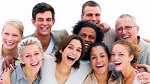
//> input picture FaceDetection/test1.jpg, 150 x 84 px
$ ./main   (built with g++ and OpenCV 4)
//> lines starting //> are read from the running program, lines starting //| are printed output that depends on the picture; after the words box and inside, x2 and y2 are one past the last pixel; in counts of white or black regions, pixels touching at a corner belong together
#include <opencv2/objdetect/objdetect.hpp>
#include <opencv2/highgui/highgui.hpp>
#include <opencv2/imgproc/imgproc.hpp>
#include "opencv2/core/core.hpp"
#include <opencv2/nonfree/features2d.hpp>

#include <iostream>
#include <stdio.h>

#define PI 3.14159265

using namespace std;
using namespace cv;

Mat visual_orientation (Mat ori, Size winSize, int cellSize, float scale) {

	//Initialize
	Mat result(Size(ori.cols, ori.rows),CV_8UC3);
	result = Scalar(0,0,0);

	int col = winSize.width / cellSize;
    int row = winSize.height / cellSize;

	float temp[2] = {0};

	float*** ori_vec = new float**[row];
	for(int i = 0; i < row; i++) {
		ori_vec[i] = new float*[col];
		for(int j = 0; j < col; j++) {
			ori_vec[i][j] = new float[2];
		}
	}

	//float rm = 0;
	//float im = 0;

	//Get average V(x,y) for each cell
	for(int i = 0; i < row; i++) {
		for(int j = 0; j < col; j++) {
			for(int k = 0; k < cellSize; k++) {
				for(int p = 0; p < cellSize; p++) {
					temp[0] += ori.at<Vec2f>(i * cellSize + k, j * cellSize + p)[0];
					temp[1] += ori.at<Vec2f>(i * cellSize + k, j * cellSize + p)[1];
				}
			}
			ori_vec[i][j][0] = temp[0] / (float)(cellSize * cellSize);
			ori_vec[i][j][1] = temp[1] / (float)(cellSize * cellSize);
			temp[0] = 0;
			temp[1] = 0;
			//rm = rm > ori_vec[i][j][0]? rm : ori_vec[i][j][0];
			//im = im > ori_vec[i][j][1]? im : ori_vec[i][j][1];
		}
	}
		  //cout << rm << " and " << im << "\n";

	//Draw
	for(int y = 0; y < row; y++)
		for(int x = 0; x < col; x++) {

			if (ori_vec[y][x][0] == 0 && ori_vec[y][x][1] == 0)
                    continue;

			int draw_x = x * cellSize;
			int draw_y = y * cellSize;
			int m_x = draw_x + cellSize/2;
            int m_y = draw_y + cellSize/2;

			float x1 = m_x - ori_vec[y][x][0] * scale;
            float y1 = m_y - ori_vec[y][x][1] * scale;
            float x2 = m_x + ori_vec[y][x][0] * scale;
            float y2 = m_y + ori_vec[y][x][1] * scale;

			line(result, Point(x1, y1), Point(x2, y2), CV_RGB(255,255,255));
		}

	return result;
}

Mat orientationVector (Mat src, int ddepth, int scale, int delta, float thresh_strength) {
	 /// Generate grad_x and grad_y
	  Mat grad_x, grad_y;
	  Mat strength, direction;
	  Mat display;
	  Mat orientation(src.rows, src.cols, CV_32FC2, Scalar(0, 0));

	  // [6 lines of commented-out code are left out]
	  Sobel( src, grad_x, ddepth, 1, 0, 3, scale, delta, BORDER_DEFAULT );
	  //convertScaleAbs( grad_x, display );
	  //imshow( "x", display );

	  /// Gradient Y
	  Sobel( src, grad_y, ddepth, 0, 1, 3, scale, delta, BORDER_DEFAULT );
	  //convertScaleAbs( grad_y, display );
	  //imshow( "y", display );

	  /// Edge Strength
	  grad_x.convertTo(grad_x, CV_32F);
	  grad_y.convertTo(grad_y, CV_32F);
	  magnitude(grad_x, grad_y, strength);
	  threshold(strength, strength, thresh_strength, 0, THRESH_TOZERO);
	  //convertScaleAbs(strength, display);
	  //imshow( "magnitude", display);

	  /// Edge direction
	  divide(grad_y, grad_x, direction);
	  Mat dir_mod;
	  direction.copyTo(dir_mod);

	  for( int i=0; i<direction.rows; i++ ) {
		  for( int j=0; j<direction.cols; j++ ){
			   direction.at<float>(i, j) = atan(direction.at<float>(i, j)) + PI / 2;
			   if (direction.at<float>(i, j) >= PI
				   && direction.at<float>(i, j) < (PI * 2)) {
				   direction.at<float>(i, j) = direction.at<float>(i, j) - PI;
			   } else if (direction.at<float>(i, j) >= 0
				   && direction.at<float>(i, j) < PI){
			   } else
				   cout << "direction value out of range\n";
			   dir_mod.at<float>(i, j) = fmod(direction.at<float>(i, j), (float)PI);
		  }
	  }
	  //minMaxLoc( direction, &minVal, &maxVal, &minLoc, &maxLoc );
	  //convertScaleAbs(direction, display, (255.0 / PI));
	  //imshow( "direction", display);

	  ///Oritentation
	  for(int i = 0; i < src.rows; i++)
		  for(int j = 0; j < src.cols; j++) {
			  orientation.at<Vec2f>(i, j)[0] = strength.at<float>(i,j) * cos(direction.at<float>(i, j));
			  orientation.at<Vec2f>(i, j)[1] = strength.at<float>(i,j) * sin(direction.at<float>(i, j));
		  }
	  //convertScaleAbs(visual_orientation(orientation, src.size(), 4, 0.0135), display);
	  //imshow("Orientation", display);

	  return orientation;
}

double dist (Vec2f vi, Vec2f vm){
	double dist;
	if(norm(vi) > 0 && norm(vm) > 0) {
		dist = norm(vi, vm);
	} else {
		dist = 255;
	}
	return dist;
}

//Backup
float dist (float vi1, float vi2, float vm1, float vm2){
	float dist, vi, vm;
	vi = sqrt(vi1 * vi1 + vi2 * vi2);
	vm = sqrt(vm1 * vm1 + vm2 * vm2);
	if(vi > 0 && vm > 0) {
		dist = sqrt(pow((vi1 - vm1), 2) + pow((vi2 - vm2), 2));
	} else {
		dist = 255;
	}
	return dist;
}

Mat getDistance (Mat vi, Mat vm) {
	int sz[] = {vi.rows, vi.cols, vm.rows, vm.cols};
	int p[4];
	Mat distance(4, sz, CV_32F, Scalar::all(255));

	for(int x = 0; x < vi.rows - vm.rows + 1; x++) {
		for(int y = 0; y < vi.cols - vm.cols + 1; y++) {
			for(int m = 0; m < vm.rows; m++) {
				for(int n = 0; n < vm.cols; n++) {
					p[0] = x;
					p[1] = y;
					p[2] = m;
					p[3] = n;
					distance.at<float>(p) = dist(vm.at<Vec2f>(m, n), vi.at<Vec2f>(x + m, y + n));
					//distance.at<float>(p) = dist(vm.at<Vec2f>(m, n)[0], vm.at<Vec2f>(m, n)[1],
						//vi.at<Vec2f>(x + m, y + n)[0], vi.at<Vec2f>(x + m, y + n)[1]);
					//cout << distance.at<float>(p) << "\n";
				}
			}
		}
	}

	return distance;
}

Mat elasticDist (Mat vi, Mat vm, float w[]){
	Mat cost(vi.rows, vi.cols, CV_32F);
	double min, distTotal;
	float distNeighbor[9] = {65025};
	int sz[] = {vi.rows, vi.cols, vm.rows, vm.cols};
	int p[4];
	Mat distance(4, sz, CV_32F, Scalar::all(0));

	distance = getDistance(vi, vm);

	for(int x = 0; x < vi.rows; x++) {
		for(int y = 0; y < vi.cols; y++) {
			distTotal = 0;
			p[0] = x;
			p[1] = y;
			for(int m = 0; m < vm.rows; m++) {
				for(int n = 0; n < vm.cols; n++) {
					min = -255;
					/// +w(k,l)
					p[2] = m; p[3] = n;
					distNeighbor[4] = w[4] + pow(distance.at<float>(p), (float)2);
					if( m > 0 && n > 0) {
						p[2] = m - 1; p[3] = n - 1;
						distNeighbor[0] = w[0] + pow(distance.at<float>(p), (float)2);
					}
					if (n > 0) {
						p[2] = m; p[3] = n - 1;
						distNeighbor[1] = w[1] + pow(distance.at<float>(p), (float)2);
						if (m < vm.rows - 1) {
							p[2] = m + 1; p[3] = n - 1;
							distNeighbor[2] = w[2] + pow(distance.at<float>(p), (float)2);
						}
					}

					if (m > 0) {
						p[2] = m - 1; p[3] = n;
						distNeighbor[3] = w[3] + pow(distance.at<float>(p), (float)2);
						if (n < vm.cols - 1) {
							p[2] = m - 1; p[3] = n + 1;
							distNeighbor[6] = w[6] + pow(distance.at<float>(p), (float)2);
						}
					}
					if (m < vm.rows - 1) {
						p[2] = m + 1; p[3] = n;
						distNeighbor[5] = w[5] + pow(distance.at<float>(p), (float)2);
					}
					if (n < vm.cols - 1) {
						p[2] = m; p[3] = n + 1;
						distNeighbor[7] = w[7] + pow(distance.at<float>(p), (float)2);
						if (m < vm.rows - 1) {
							p[2] = m + 1; p[3] = n + 1;
							distNeighbor[8] = w[8] + pow(distance.at<float>(p), (float)2);
						}
					}
					///Find min
					for(int i = 0; i < 9; i++) {
						if(min == -255) {
							min = distNeighbor[i];
						} else {
							min = min < distNeighbor[i]? min : distNeighbor[i];
						}
					}//end-i(min)
					distTotal += sqrt(min);
					//cout << sqrt(min) << "\t";
				}//end-n
			}//end-m
			//cout << distTotal << "\t";
			cost.at<float>(x, y) = distTotal;
		}//end-y
		cout << "Done row" << x << "\n";
	}//end-xs

	return cost;
}

int main()
{
	//image();

	///Image
	  Mat src, src_gray;
	  Mat avg, avg_gray;
	  Mat ori_src(src.rows, src.cols, CV_32FC2, Scalar(0, 0));
	  Mat ori_avg(avg.rows, avg.cols, CV_32FC2, Scalar(0, 0));
	  char* window_name = "Sobel Demo - Simple Edge Detector";
	  int scale = 1;
	  int delta = 0;
	  int ddepth = CV_16S;
	  double resize_factor;
	  float w[9] = {96, 64, 96, 64, 0, 64, 96, 64, 96};

	  /// Load an image
	  src = imread( "test1.jpg" );
//> src is the input picture: 84 rows x 150 cols, CV_8UC3; mean B, G, R 156.4, 162, 189.9
	  avg = imread("m(01-32).jpg");
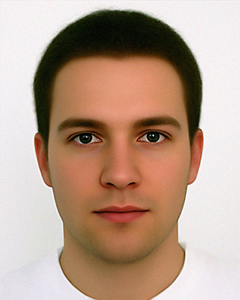
//> input picture FaceDetection/m(01-32).jpg, 240 x 300 px
//> avg is the input picture: 300 rows x 240 cols, CV_8UC3; mean B, G, R 141, 158.1, 184.4

	  if( !src.data || !avg.data)
	  { return -1; }

	  GaussianBlur( src, src, Size(3,3), 0, 0, BORDER_DEFAULT );

	  /// Scale the average face to fit
	  if(avg.rows > src.rows) {
		  resize_factor = (double)src.rows / (double)avg.rows;
//> resize_factor = 0.28
		  resize(avg, avg, Size(), resize_factor, resize_factor);
//> avg: 84 rows x 67 cols, CV_8UC3
	  }
	  if(avg.cols > src.cols) {
		  resize_factor = (double)src.cols / (double)avg.cols;
		  resize(avg, avg, Size(), resize_factor, resize_factor);
	  }

	  /// Scale all
	  resize(avg, avg, Size(), 0.4, 0.4);
//> avg: 34 rows x 27 cols, CV_8UC3

	  /// Convert it to gray
	  cvtColor( src, src_gray, CV_RGB2GRAY );
	  cvtColor( avg, avg_gray, CV_RGB2GRAY );

	  /// Get orientations
	  Mat display;
	  ori_src = orientationVector(src_gray, ddepth, scale, delta, 10);
//> in orientationVector, `magnitude(grad_x, grad_y, strength);`:
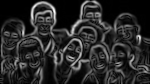
//> strength: 84 rows x 150 cols, CV_32FC1; min 0, max 725.6, mean 117.5; drawn with min black and max white
//> in orientationVector, `threshold(strength, strength, thresh_strength, 0, THRESH_TOZERO);`: strength: 84 rows x 150 cols, CV_32FC1; 10.38% of pixels changed, all inside (x1, y1, x2, y2) = (0, 0, 150, 84)
//> after the loop in orientationVector, `for( int i=0; i<direction.rows; i++ )`:
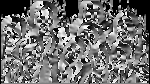
//> direction: 84 rows x 150 cols, CV_32FC1; 8.93% of the values are NaN or infinite; the others: min -4.55e-08, max 3.14, mean 1.52; drawn with min black, max white, NaN and infinite black
	  convertScaleAbs(visual_orientation(ori_src, ori_src.size(), 4, 0.0135), display);
//> in visual_orientation, `int col = winSize.width / cellSize;`: col = 37
//> in visual_orientation, `int row = winSize.height / cellSize;`: row = 21
//> the loop in visual_orientation, `for(int i = 0; i < row; i++)` made 21 passes
//> the loop in visual_orientation, `for(int y = 0; y < row; y++)` made 21 passes
//> after the loop in visual_orientation, `for(int y = 0; y < row; y++)`:
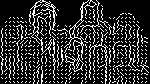
//> result: 84 rows x 150 cols, CV_8UC3; 18.5% white in thin lines or dots
	  imshow("Orientation - Image", display);

	  ori_avg = orientationVector(avg_gray, ddepth, scale, delta, 10);
//> call 2 of orientationVector, with ddepth = 3, scale = 1, delta = 0, thresh_strength = 10
//> in orientationVector (call 2), `threshold(strength, strength, thresh_strength, 0, THRESH_TOZERO);`: strength: 34 rows x 27 cols, CV_32FC1; min 0, max 987.1, mean 177.9
//> after the loop in orientationVector (call 2), `for( int i=0; i<direction.rows; i++ )`:
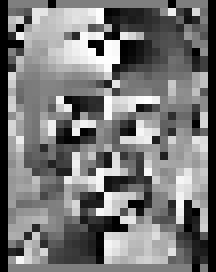
//> direction: 34 rows x 27 cols, CV_32FC1 (shown 8 times larger); 1.74% of the values are NaN or infinite; the others: min -4.55e-08, max 3.14, mean 1.5; drawn with min black, max white, NaN and infinite black
	  convertScaleAbs(visual_orientation(ori_avg, ori_avg.size(), 4, 0.0135), display);
//> call 2 of visual_orientation, with winSize = Size(27, 34), cellSize = 4, scale = 0.0135
//> in visual_orientation (call 2), `int col = winSize.width / cellSize;`: col = 6
//> in visual_orientation (call 2), `int row = winSize.height / cellSize;`: row = 8
//> the loop in visual_orientation (call 2), `for(int i = 0; i < row; i++)` made 8 passes
//> the loop in visual_orientation (call 2), `for(int y = 0; y < row; y++)` made 8 passes
//> after the loop in visual_orientation (call 2), `for(int y = 0; y < row; y++)`:
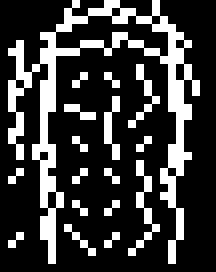
//> result: 34 rows x 27 cols, CV_8UC3 (shown 8 times larger); 23.4% white in thin lines or dots, all inside (x1, y1, x2, y2) = (1, 0, 25, 33)
	  imshow("Orientation - Model", display);

	  cout << "Done orientation\n";

	  /// Distance
	  Mat distance;
	  distance = elasticDist(ori_src, ori_avg, w);
//> after the loop in getDistance, `for(int x = 0; x < vi.rows - vm.rows + 1; x++)`: p = [50, 123, 33, 26]
//> after the loop in elasticDist, `for(int x = 0; x < vi.rows; x++)`:
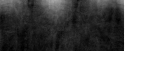
//> cost: 84 rows x 150 cols, CV_32FC1; min 66014.4, max 234090, mean 163430; drawn with min black and max white
//> after the loop in elasticDist, `for(int x = 0; x < vi.rows; x++)`: distTotal = 234090; p = [83, 149, 32, 26]; min = 65025; distNeighbor = [65121, 65089, 65121, 65089, 65025, 65089, 65121, 65089, 65121]

	  //detection();
	  ////cvThreshold( s, s, 100, 100, CV_THRESH_TRUNC );
	  cout << "Done all\n";

	  waitKey(0);
	  return 0;
}

// [149 lines of commented-out code are left out]
